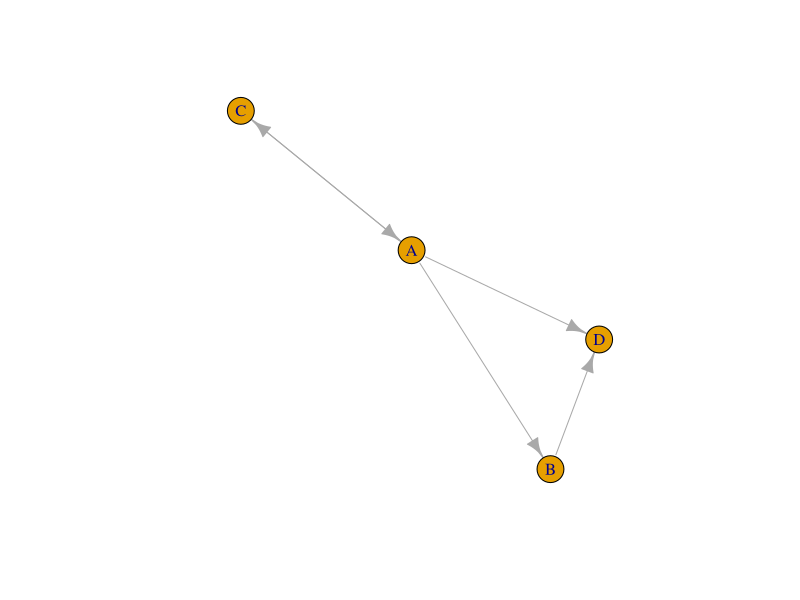
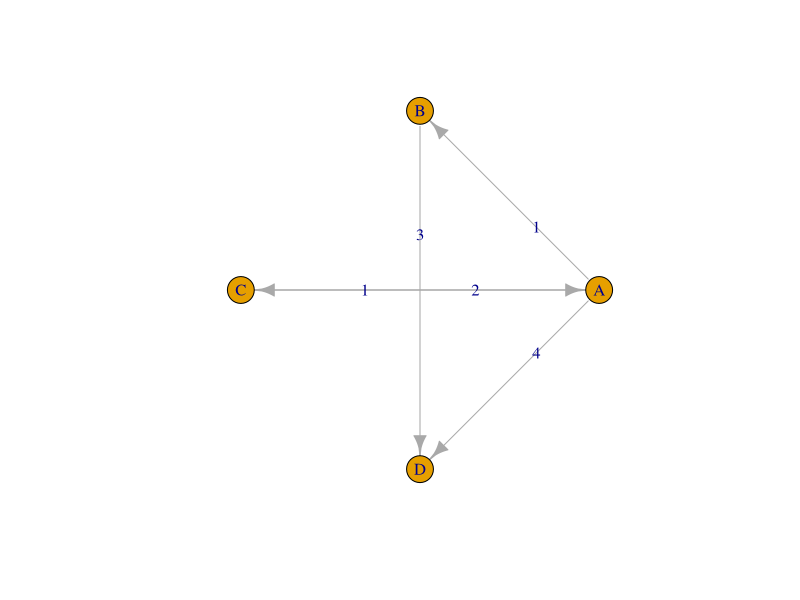

Here is the R script that generated these plots, in order:
library(igraph)

test <-
  matrix(c(0, 0, 1, 0, 1, 0, 0, 0, 2, 0, 0, 0, 4, 3, 0, 0), 4, 4)

colnames(test) <- c('A', 'B', 'C', 'D')
rownames(test) <- c('A', 'B', 'C', 'D')

test.g <- graph.adjacency(test, mode = 'directed', weighted = TRUE)

V(test.g)
E(test.g)
E(test.g)$weight

## plot.igraph
plot(test.g)
plot(test.g,
     layout = layout.circle,
     edge.label = E(test.g)$weight)

vcount(test.g)
ecount(test.g)
neighbors(test.g, 'A')
mean(degree(test.g))
